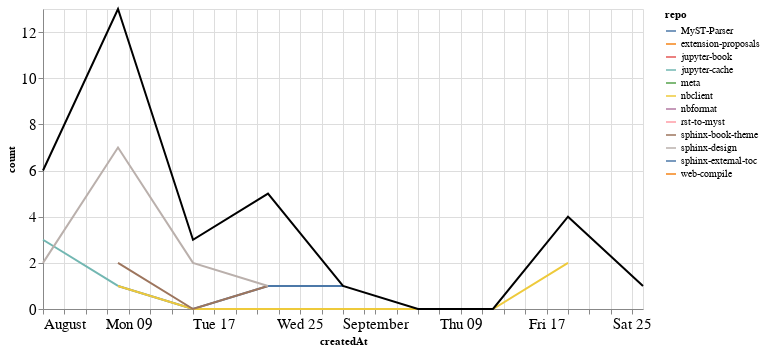

The code cell stored with this chart in its notebook:
### Markdown cell above
### PRs

### Code cell
prs_time = prs.groupby('repo').resample('W', on='createdAt').count()['author'].reset_index()
prs_time = prs_time.rename(columns={'author': 'count'})
prs_time_total = prs_time.groupby('createdAt').agg({"count": "sum"}).reset_index()

ch1 = alt.Chart(prs_time, width=600).mark_line().encode(
    x='createdAt',
    y='count',
    color='repo',
    tooltip="repo"
)

ch2 = alt.Chart(prs_time_total, width=600).mark_line(color="black").encode(
    x='createdAt',
    y='count',
)

ch1 + ch2

### Figure 1 — Vega-Lite specification as saved in the notebook (floating-point values rounded to 4 significant figures)
{"config": {"axisLeft": {"labelFontSize": 15}, "axisBottom": {"labelFontSize": 15}}, "layer": [{"data": {"name": "data-3b59b747d752b671dd0d952aa64146af"}, "mark": "line", "encoding": {"color": {"type": "nominal", "field": "repo"}, "tooltip": {"type": "nominal", "field": "repo"}, "x": {"type": "temporal", "field": "createdAt"}, "y": {"type": "quantitative", "field": "count"}}, "width": 600}, {"data": {"name": "data-0d4b4b99768c252b78fc9c26f499fa74"}, "mark": {"type": "line", "color": "black"}, "encoding": {"x": {"type": "temporal", "field": "createdAt"}, "y": {"type": "quantitative", "field": "count"}}, "width": 600}], "$schema": "https://vega.github.io/schema/vega-lite/v4.8.1.json", "datasets": {"data-3b59b747d752b671dd0d952aa64146af": [{"repo": "MyST-Parser", "createdAt": "2021-08-08T00:00:00", "count": 1}, {"repo": "MyST-Parser", "createdAt": "2021-08-15T00:00:00", "count": 0}, {"repo": "MyST-Parser", "createdAt": "2021-08-22T00:00:00", "count": 1}, {"repo": "MyST-Parser", "createdAt": "2021-08-29T00:00:00", "count": 1}, {"repo": "extension-proposals", "createdAt": "2021-09-19T00:00:00", "count": 1}, {"repo": "jupyter-book", "createdAt": "2021-08-15T00:00:00", "count": 1}, {"repo": "jupyter-cache", "createdAt": "2021-08-01T00:00:00", "count": 3}, {"repo": "jupyter-cache", "createdAt": "2021-08-08T00:00:00", "count": 1}, {"repo": "meta", "createdAt": "2021-08-08T00:00:00", "count": 1}, {"repo": "nbclient", "createdAt": "2021-08-08T00:00:00", "count": 1}, {"repo": "nbclient", "createdAt": "2021-08-15T00:00:00", "count": 0}, {"repo": "nbclient", "createdAt": "2021-08-22T00:00:00", "count": 0}, {"repo": "nbclient", "createdAt": "2021-08-29T00:00:00", "count": 0}, {"repo": "nbclient", "createdAt": "2021-09-05T00:00:00", "count": 0}, {"repo": "nbclient", "createdAt": "2021-09-12T00:00:00", "count": 0}, {"repo": "nbclient", "createdAt": "2021-09-19T00:00:00", "count": 2}, {"repo": "nbformat", "createdAt": "2021-09-19T00:00:00", "count": 1}, {"repo": "rst-to-myst", "createdAt": "2021-08-22T00:00:00", "count": 2}, {"repo": "sphinx-book-theme", "createdAt": "2021-08-08T00:00:00", "count": 2}, {"repo": "sphinx-book-theme", "createdAt": "2021-08-15T00:00:00", "count": 0}, {"repo": "sphinx-book-theme", "createdAt": "2021-08-22T00:00:00", "count": 1}, {"repo": "sphinx-design", "createdAt": "2021-08-01T00:00:00", "count": 2}, {"repo": "sphinx-design", "createdAt": "2021-08-08T00:00:00", "count": 7}, {"repo": "sphinx-design", "createdAt": "2021-08-15T00:00:00", "count": 2}, {"repo": "sphinx-design", "createdAt": "2021-08-22T00:00:00", "count": 1}, {"repo": "sphinx-external-toc", "createdAt": "2021-08-01T00:00:00", "count": 1}, {"repo": "web-compile", "createdAt": "2021-09-26T00:00:00", "count": 1}], "data-0d4b4b99768c252b78fc9c26f499fa74": [{"createdAt": "2021-08-01T00:00:00", "count": 6}, {"createdAt": "2021-08-08T00:00:00", "count": 13}, {"createdAt": "2021-08-15T00:00:00", "count": 3}, {"createdAt": "2021-08-22T00:00:00", "count": 5}, {"createdAt": "2021-08-29T00:00:00", "count": 1}, {"createdAt": "2021-09-05T00:00:00", "count": 0}, {"createdAt": "2021-09-12T00:00:00", "count": 0}, {"createdAt": "2021-09-19T00:00:00", "count": 4}, {"createdAt": "2021-09-26T00:00:00", "count": 1}]}}
